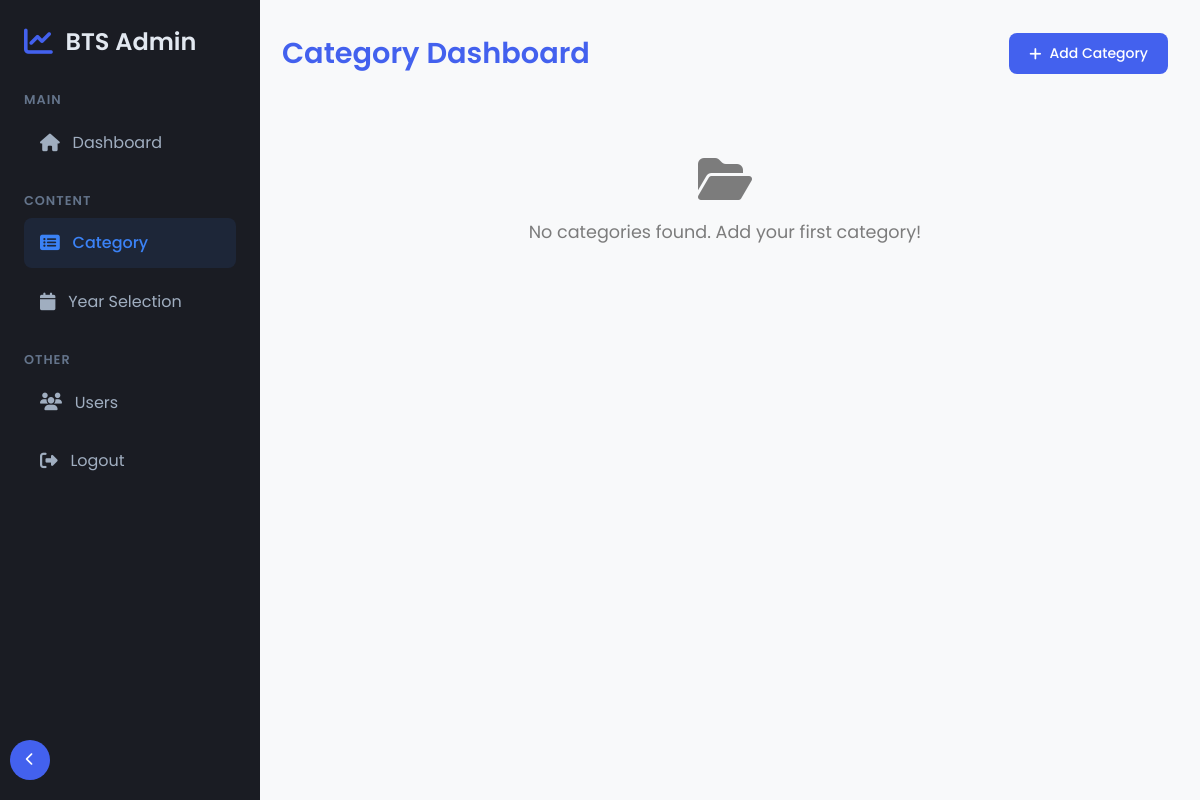
The app's page /admin/views/category/category.php (signed in), older data.
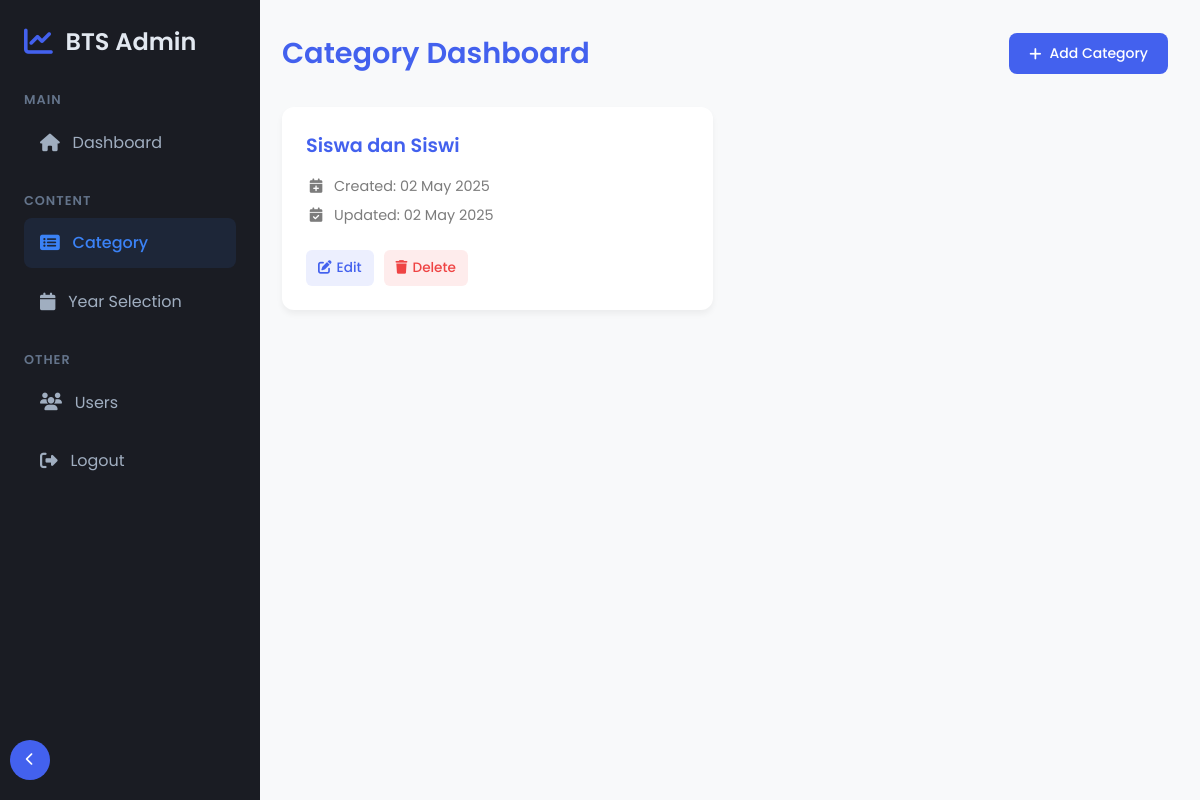
The same page, newer data.
### tables this page shows
CREATE TABLE `categories` (
  `id` int(11) NOT NULL,
  `name` varchar(255) NOT NULL,
  `created_at` timestamp NULL DEFAULT current_timestamp(),
  `updated_at` timestamp NULL DEFAULT current_timestamp() ON UPDATE current_timestamp()
);

### admin/views/category/category.php (the view, shortened to what this page needs)
<?php
require_once __DIR__ . '/../../../config.php';
try {
    $stmt = $pdo->query("SELECT * FROM categories ORDER BY created_at DESC");
    $categories = $stmt->fetchAll();
} catch (PDOException $e) {
    $_SESSION['error'] = "Gagal mengambil data kategori: " . $e->getMessage();
    $categories = [];
}
?>
<!DOCTYPE html>
<html lang="en">
<head>
    <link rel="stylesheet" href="../../public/css/all.min.css">
    <link rel="stylesheet" href="../../public/css/sidebar.css">
</head>
<body>
    <?php include '../../views/layout/sidebar.php' ?>
    <div class="main-content">
        <div class="header-container">
            <h1 class="page-title">Category Dashboard</h1>
            <button class="btn-new" onclick="window.location.href='add_category.php'">
                <i class="fas fa-plus"></i> Add Category
            </button>
        </div>
        <div class="categories-container">
            <?php if (empty($categories)): ?>
                <div class="empty-state">
                    <i class="fas fa-folder-open"></i>
                    <p>No categories found. Add your first category!</p>
                </div>
            <?php else: ?>
                <?php foreach ($categories as $category): ?>
                    <div class="category-card">
                        <h3 class="category-name"><?php echo htmlspecialchars($category['name']); ?></h3>
                        <div class="category-meta">
                            <div class="meta-item">
                                <i class="fas fa-calendar-plus"></i>
                                <span>Created: <?php echo date('d M Y', strtotime($category['created_at'])); ?></span>
                            </div>
                            <div class="meta-item">
                                <i class="fas fa-calendar-check"></i>
                                <span>Updated: <?php echo date('d M Y', strtotime($category['updated_at'])); ?></span>
                            </div>
                        </div>
                        <div class="category-actions">
                            <button class="btn-action btn-edit" onclick="window.location.href='edit_category.php?id=<?php echo $category['id']; ?>'">
                                <i class="fas fa-edit"></i> Edit
                            </button>
                            <button class="btn-action btn-delete" onclick="if(confirm('Are you sure you want to delete this category?')) { window.location.href='?delete=<?php echo $category['id']; ?>' }">
                                <i class="fas fa-trash"></i> Delete
                            </button>
                        </div>
                    </div>
                <?php endforeach; ?>
            <?php endif; ?>
        </div>
    </div>
</body>
</html>

Row changes from the older to the newer data that the page shows:
added categories: name "Siswa dan Siswi", created_at "02 May 2025", updated_at "02 May 2025"
Text that changed along with them:
text no longer shown: "No categories found. Add your first category!"
